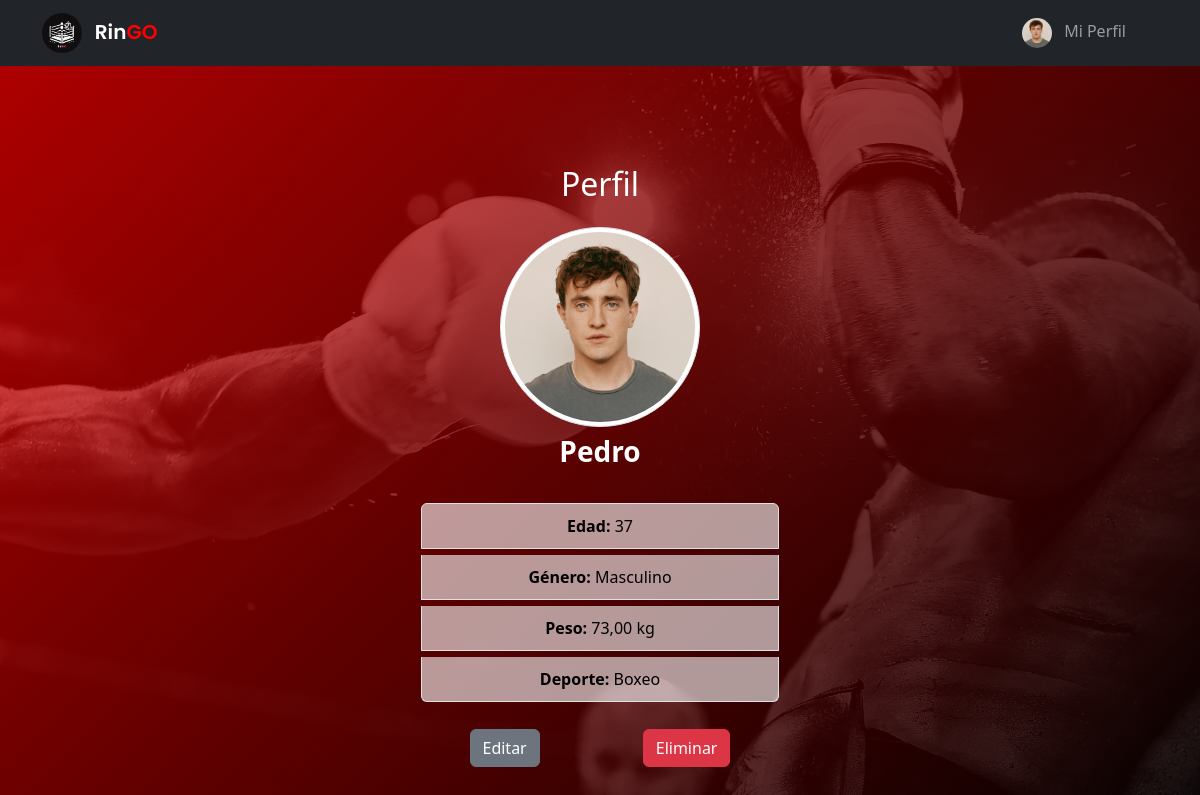
The app's page /perfil/24/ (signed in) with its own data.
### usuarios/models.py (models this page shows, shortened)
class Perfil(models.Model):
    user = models.OneToOneField(User, on_delete=models.CASCADE)
    nombre_perfil = models.CharField(max_length=100)
    fecha_nacimiento = models.DateField(null=True, blank=True)
    peso = models.DecimalField(
        max_digits=5,
        decimal_places=2,
        validators=[MinValueValidator(0.1)],
        null=True,
        blank=True,
    )
    deporte = models.CharField(
        max_length=50, choices=[("boxeo", "Boxeo"), ("kickboxing", "Kickboxing")]
    )
    foto = models.ImageField(upload_to="perfil_fotos/", blank=True, null=True)
    genero = models.CharField(
        max_length=20,
        choices=[
            ("masculino", "Masculino"),
            ("femenino", "Femenino"),
            ("prefiero no decir", "Prefiero no decir"),
        ],
        default="otro",
    )
    @property
    def edad(self):
        if self.fecha_nacimiento:
            today = date.today()
            edad = today.year - self.fecha_nacimiento.year
            if today.month < self.fecha_nacimiento.month or (
                today.month == self.fecha_nacimiento.month
                and today.day < self.fecha_nacimiento.day
            ):
                edad -= 1
            return edad
        return None

### usuarios/views.py (the view)
# urls.py: path("perfil/<int:pk>/", PerfilDetailView.as_view(), name="ver_perfil"),
class PerfilDetailView(LoginRequiredMixin, EsMiembroMixin, DetailView):
    model = Perfil
    template_name = "perfil/perfil_detail.html"
    context_object_name = "perfil"

### usuarios/views.py (called while the page is built)
    def get_context_data(self, **kwargs):
        context = super().get_context_data(**kwargs)
        if self.request.user.is_authenticated:
            context["es_miembro"] = self.request.user.groups.filter(
                name="Miembro"
            ).exists()
        return context

### templates/perfil/perfil_detail.html
{% extends "_base.html" %}
{% load static %}
{% block content %}
<div class="container d-flex flex-column align-items-center justify-content-center" style="min-height: 100vh;">
  <h2 class="text-center mb-4 perfil-seccion">Perfil</h2>
  <div class="text-center mb-4">
    {% if perfil.foto %}
      <img src="{{ perfil.foto.url}}" alt="Foto de perfil" class="img-thumbnail rounded-circle" style="width: 200px; height: 200px; object-fit: cover;">
    {% else %}
      <img src="{% static 'img/default-user.png' %}" alt="Foto de perfil" class="img-thumbnail rounded-circle" style="width: 200px; height: 200px; object-fit: cover;">
    {% endif %}
    <h3 class="mt-2"><strong class='user-name'>{{ perfil.nombre_perfil }}</strong></h3>
  </div>
  <div class=" col-md-5 col-lg-4 col-xl-4">
    <ul class="list-group text-center">
      <li class="list-group-item"><strong>Edad:</strong> {{ perfil.edad}}</li>
      <li class="list-group-item"><strong>Género:</strong> {{ perfil.get_genero_display }}</li>
      <li class="list-group-item"><strong>Peso:</strong> {{ perfil.peso }} kg</li>
      <li class="list-group-item"><strong>Deporte:</strong> {{ perfil.get_deporte_display }}</li>
    </ul>
    <div class="d-flex justify-content-around mt-4">
      <a href="{% url 'editar_perfil' perfil.id %}" class="btn btn-secondary">Editar</a>
      <a href="{% url 'eliminar_perfil' perfil.id %}" class="btn btn-danger">Eliminar</a>
    </div>
  </div>
</div>
{% endblock %}

### templates/_base.html (shortened to what this page needs)
{% load static %}
<!DOCTYPE html>
<html lang="en">
	<head>
		<link rel="stylesheet" href="{% static 'css/style.css' %}" />
		<link
			href="https://cdn.jsdelivr.net/npm/bootstrap@5.3.0/dist/css/bootstrap.min.css"
			rel="stylesheet"
		/>
	</head>
	<body>
<nav class="navbar navbar-expand-lg navbar-dark bg-dark">
    <div class="container">
        <div class="d-flex align-items-center">
            <a class="navbar-brand" href="{% url 'home' %}">
                <img
                    src="{% static 'img/ringo_logo.png' %}"
                    alt="RinGo Logo"
                    class="rounded-circle"
                    style="width: 40px; height: 40px; object-fit: contain;" />
                <span class='ms-2'>Rin<span style='color:red;'>GO</span></span>
            </a>
        </div>
        <div class="collapse navbar-collapse" id="navbarSupportedContent">
            <ul class="navbar-nav ms-auto mb-2 mb-lg-0">
                {% if user.is_authenticated %}
                    <li class="nav-item me-4">
                        <a class="nav-link" href="{% url 'perfil_redireccion' %}">
                            {% if perfil and perfil.foto %}
                                <img
                                    src="{{ perfil.foto.url }}"
                                    alt="Foto de perfil"
                                    class="rounded-circle"
                                    style="width: 30px; height: 30px; object-fit: cover; margin-right: 8px;" />
                            {% else %}
                                <img
                                    src="{% static 'img/default-user.png' %}"
                                    alt="Foto de perfil por defecto"
                                    class="rounded-circle"
                                    style="width: 30px; height: 30px; object-fit: cover; margin-right: 8px;" />
                            {% endif %}
                            Mi Perfil
                        </a>
                    </li>
                {% endif %}
            </ul>
        </div>
    </div>
</nav>
		<div class="container">{% block content %} {% endblock %}</div>
	</body>
</html>

### static/css/style.css (style rules this page uses)
body { min-height: 100vh; background: linear-gradient( 135deg, rgba(255, 0, 0, 0.7), rgba(0, 0, 0, 0.9) ), url('/static/img/background_1.jpg'); background-size: cover; background-position: center; background-repeat: no-repeat; color: white; }
.navbar-brand { font-family: 'Poppins', sans-serif; font-weight: 600; }
ul .list-group-item { color: rgb(0, 0, 0); background-color: rgba(255, 255, 255, 0.6); padding: .625rem; margin: .1875rem; }
.user-name { color: white; }
.perfil-seccion { color: white; }

### records on screen
Perfil: foto (picture), nombre_perfil "Pedro", edad "37", genero "Masculino", peso "73,00", deporte "Boxeo"
